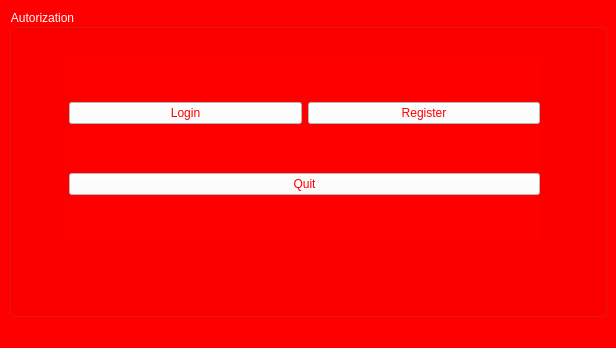
<?xml version="1.0" encoding="UTF-8"?>
<ui version="4.0">
 <class>MainWindow</class>
 <widget class="QMainWindow" name="MainWindow">
  <property name="geometry">
   <rect>
    <x>0</x>
    <y>0</y>
    <width>616</width>
    <height>348</height>
   </rect>
  </property>
  <property name="windowTitle">
   <string>MainWindow</string>
  </property>
  <property name="styleSheet">
   <string notr="true">background-color: red;
color: white;</string>
  </property>
  <widget class="QWidget" name="centralwidget">
   <layout class="QHBoxLayout" name="horizontalLayout_2">
    <item>
     <widget class="QGroupBox" name="groupBox">
      <property name="title">
       <string>Autorization</string>
      </property>
      <widget class="QWidget" name="layoutWidget">
       <property name="geometry">
        <rect>
         <x>60</x>
         <y>50</y>
         <width>471</width>
         <height>181</height>
        </rect>
       </property>
       <layout class="QVBoxLayout" name="verticalLayout">
        <item>
         <layout class="QHBoxLayout" name="horizontalLayout">
          <item>
           <widget class="QPushButton" name="pushButton">
            <property name="styleSheet">
             <string notr="true">background-color: #fff;
color: red;</string>
            </property>
            <property name="text">
             <string>Login</string>
            </property>
           </widget>
          </item>
          <item>
           <widget class="QPushButton" name="pushButton_2">
            <property name="styleSheet">
             <string notr="true">background-color: #fff;
color: red;</string>
            </property>
            <property name="text">
             <string>Register</string>
            </property>
           </widget>
          </item>
         </layout>
        </item>
        <item>
         <widget class="QPushButton" name="pushButton_3">
          <property name="styleSheet">
           <string notr="true">background-color: #fff;
color: red;</string>
          </property>
          <property name="text">
           <string>Quit</string>
          </property>
         </widget>
        </item>
       </layout>
      </widget>
     </widget>
    </item>
   </layout>
  </widget>
  <widget class="QMenuBar" name="menubar">
   <property name="geometry">
    <rect>
     <x>0</x>
     <y>0</y>
     <width>616</width>
     <height>26</height>
    </rect>
   </property>
  </widget>
  <widget class="QStatusBar" name="statusbar"/>
 </widget>
 <resources/>
 <connections>
  <connection>
   <sender>pushButton_3</sender>
   <signal>clicked()</signal>
   <receiver>MainWindow</receiver>
   <slot>close()</slot>
   <hints>
    <hint type="sourcelabel">
     <x>315</x>
     <y>258</y>
    </hint>
    <hint type="destinationlabel">
     <x>372</x>
     <y>315</y>
    </hint>
   </hints>
  </connection>
 </connections>
</ui>
